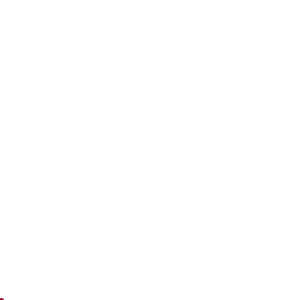
Frame 1 (no input)
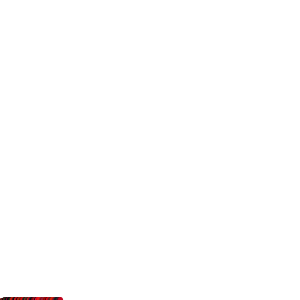
Frame 60 (the mouse pressed at the canvas centre just before this capture)
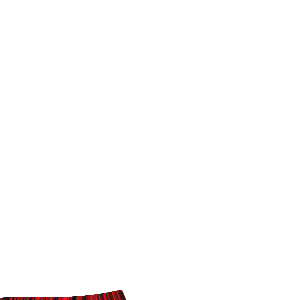
Frame 120 (the mouse held since frame 60 and released just before this capture)

The Processing sketch that drew these frames (run headless with seeded random() and noise(); from frame 60 on, the mouse is pressed at the canvas centre):

// Processing sketch: processing_137547
// ── processing_137547.pde



 

int x = 0;
float n;
float y;
 

void setup(){
  size (300, 300);
  background(255);
  frameRate (50);
}
 

void draw(){

  x ++;
  float n = norm (x, 0.0, 300.0);
  float y = 1-pow(n, 4);
  y *= 300;
stroke(random(255), random(50), random(50));
strokeWeight(5);
  line(x ,y, x*2, y*2);
 
  if (x>300){
     background(255);
   x = 0;
  }

}
